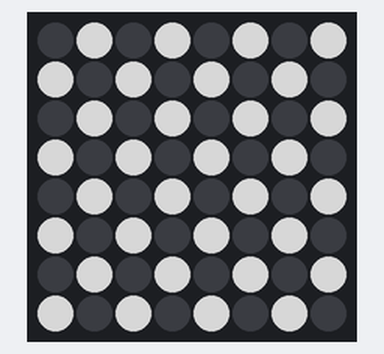
Simulated run of this program. Board: Raspberry Pi (BCM pin numbers) with a Sense HAT. Shown: the Sense HAT's 8×8 RGB LED matrix. Dim RGB values are drawn brighter than linear.

Above: at 0.1 s.
At 0.6 s:
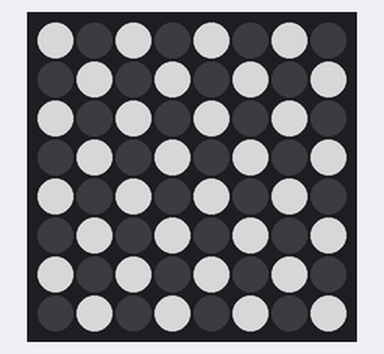

The program:

simple_led_animation.py
```python
from sense_hat import SenseHat
import time
import signal

sense = SenseHat()

x = [138,138,138] # Any RBG values, this one's grayish/dimmed
o = [0,0,0] #Led Off

board = [
o,x,o,x,o,x,o,x,
x,o,x,o,x,o,x,o,
o,x,o,x,o,x,o,x,
x,o,x,o,x,o,x,o,
o,x,o,x,o,x,o,x,
x,o,x,o,x,o,x,o,
o,x,o,x,o,x,o,x,
x,o,x,o,x,o,x,o,
]

def handler(signum, frame):
    sense.show_message("bye")
    exit(1)

signal.signal(signal.SIGINT, handler)

def update_board(board):
    for index, pixel in enumerate(board):
        if pixel == o:
            pixel = x
        else:
            pixel = o
        board[index] = pixel
    return board

while True:
    sense.set_pixels(board)
    time.sleep(0.5)
    board = update_board(board)
```

Measured:
- what the display in image 1 shows lasts 0.5 s, from 0.5 s to 1.0 s
